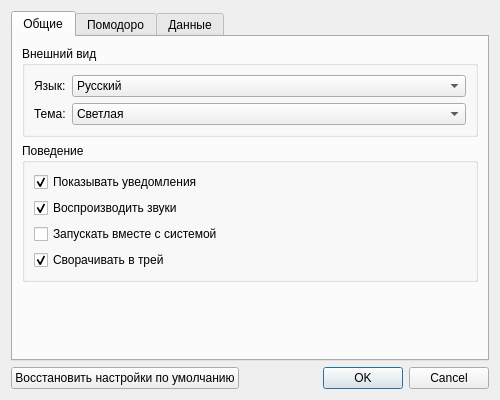
<?xml version="1.0" encoding="UTF-8"?>
<ui version="4.0">
 <class>SettingsDialog</class>
 <widget class="QDialog" name="SettingsDialog">
  <property name="geometry">
   <rect>
    <x>0</x>
    <y>0</y>
    <width>500</width>
    <height>400</height>
   </rect>
  </property>
  <property name="windowTitle">
   <string>Настройки</string>
  </property>
  <property name="windowIcon">
   <iconset resource="../resources/resources.qrc">
    <normaloff>:/icons/settings.png</normaloff>:/icons/settings.png</iconset>
  </property>
  <layout class="QVBoxLayout" name="verticalLayout">
   <item>
    <widget class="QTabWidget" name="tabWidget">
     <property name="currentIndex">
      <number>0</number>
     </property>
     <widget class="QWidget" name="generalTab">
      <attribute name="title">
       <string>Общие</string>
      </attribute>
      <layout class="QVBoxLayout" name="verticalLayout_2">
       <item>
        <widget class="QGroupBox" name="appearanceGroup">
         <property name="title">
          <string>Внешний вид</string>
         </property>
         <layout class="QFormLayout" name="formLayout">
          <item row="0" column="0">
           <widget class="QLabel" name="languageLabel">
            <property name="text">
             <string>Язык:</string>
            </property>
           </widget>
          </item>
          <item row="0" column="1">
           <widget class="QComboBox" name="languageComboBox">
            <item>
             <property name="text">
              <string>Русский</string>
             </property>
            </item>
            <item>
             <property name="text">
              <string>English</string>
             </property>
            </item>
           </widget>
          </item>
          <item row="1" column="0">
           <widget class="QLabel" name="themeLabel">
            <property name="text">
             <string>Тема:</string>
            </property>
           </widget>
          </item>
          <item row="1" column="1">
           <widget class="QComboBox" name="themeComboBox">
            <item>
             <property name="text">
              <string>Светлая</string>
             </property>
            </item>
            <item>
             <property name="text">
              <string>Тёмная</string>
             </property>
            </item>
           </widget>
          </item>
         </layout>
        </widget>
       </item>
       <item>
        <widget class="QGroupBox" name="behaviorGroup">
         <property name="title">
          <string>Поведение</string>
         </property>
         <layout class="QVBoxLayout" name="verticalLayout_3">
          <item>
           <widget class="QCheckBox" name="notificationsCheckBox">
            <property name="text">
             <string>Показывать уведомления</string>
            </property>
            <property name="checked">
             <bool>true</bool>
            </property>
           </widget>
          </item>
          <item>
           <widget class="QCheckBox" name="soundCheckBox">
            <property name="text">
             <string>Воспроизводить звуки</string>
            </property>
            <property name="checked">
             <bool>true</bool>
            </property>
           </widget>
          </item>
          <item>
           <widget class="QCheckBox" name="autoStartCheckBox">
            <property name="text">
             <string>Запускать вместе с системой</string>
            </property>
           </widget>
          </item>
          <item>
           <widget class="QCheckBox" name="minimizeToTrayCheckBox">
            <property name="text">
             <string>Сворачивать в трей</string>
            </property>
            <property name="checked">
             <bool>true</bool>
            </property>
           </widget>
          </item>
         </layout>
        </widget>
       </item>
       <item>
        <spacer name="verticalSpacer">
         <property name="orientation">
          <enum>Qt::Vertical</enum>
         </property>
         <property name="sizeHint" stdset="0">
          <size>
           <width>20</width>
           <height>40</height>
          </size>
         </property>
        </spacer>
       </item>
      </layout>
     </widget>
     <widget class="QWidget" name="pomodoroTab">
      <attribute name="title">
       <string>Помодоро</string>
      </attribute>
      <layout class="QVBoxLayout" name="verticalLayout_4">
       <item>
        <widget class="QGroupBox" name="timerSettingsGroup">
         <property name="title">
          <string>Настройки таймера</string>
         </property>
         <layout class="QFormLayout" name="formLayout_2">
          <item row="0" column="0">
           <widget class="QLabel" name="workDurationLabel">
            <property name="text">
             <string>Продолжительность работы (минуты):</string>
            </property>
           </widget>
          </item>
          <item row="0" column="1">
           <widget class="QSpinBox" name="workDurationSpinBox">
            <property name="minimum">
             <number>1</number>
            </property>
            <property name="maximum">
             <number>60</number>
            </property>
            <property name="value">
             <number>25</number>
            </property>
           </widget>
          </item>
          <item row="1" column="0">
           <widget class="QLabel" name="breakDurationLabel">
            <property name="text">
             <string>Продолжительность перерыва (минуты):</string>
            </property>
           </widget>
          </item>
          <item row="1" column="1">
           <widget class="QSpinBox" name="breakDurationSpinBox">
            <property name="minimum">
             <number>1</number>
            </property>
            <property name="maximum">
             <number>30</number>
            </property>
            <property name="value">
             <number>5</number>
            </property>
           </widget>
          </item>
          <item row="2" column="0">
           <widget class="QLabel" name="longBreakDurationLabel">
            <property name="text">
             <string>Продолжительность длинного перерыва (минуты):</string>
            </property>
           </widget>
          </item>
          <item row="2" column="1">
           <widget class="QSpinBox" name="longBreakDurationSpinBox">
            <property name="minimum">
             <number>1</number>
            </property>
            <property name="maximum">
             <number>60</number>
            </property>
            <property name="value">
             <number>15</number>
            </property>
           </widget>
          </item>
          <item row="3" column="0">
           <widget class="QLabel" name="sessionsBeforeLongBreakLabel">
            <property name="text">
             <string>Сессий перед длинным перерывом:</string>
            </property>
           </widget>
          </item>
          <item row="3" column="1">
           <widget class="QSpinBox" name="sessionsBeforeLongBreakSpinBox">
            <property name="minimum">
             <number>1</number>
            </property>
            <property name="maximum">
             <number>10</number>
            </property>
            <property name="value">
             <number>4</number>
            </property>
           </widget>
          </item>
         </layout>
        </widget>
       </item>
       <item>
        <widget class="QGroupBox" name="autoStartGroup">
         <property name="title">
          <string>Автоматический запуск</string>
         </property>
         <layout class="QVBoxLayout" name="verticalLayout_5">
          <item>
           <widget class="QCheckBox" name="autoStartBreakCheckBox">
            <property name="text">
             <string>Автоматически начинать перерывы</string>
            </property>
            <property name="checked">
             <bool>true</bool>
            </property>
           </widget>
          </item>
          <item>
           <widget class="QCheckBox" name="autoStartWorkCheckBox">
            <property name="text">
             <string>Автоматически начинать рабочие сессии</string>
            </property>
           </widget>
          </item>
         </layout>
        </widget>
       </item>
       <item>
        <spacer name="verticalSpacer_2">
         <property name="orientation">
          <enum>Qt::Vertical</enum>
         </property>
         <property name="sizeHint" stdset="0">
          <size>
           <width>20</width>
           <height>40</height>
          </size>
         </property>
        </spacer>
       </item>
      </layout>
     </widget>
     <widget class="QWidget" name="dataTab">
      <attribute name="title">
       <string>Данные</string>
      </attribute>
      <layout class="QVBoxLayout" name="verticalLayout_6">
       <item>
        <widget class="QGroupBox" name="dataLocationGroup">
         <property name="title">
          <string>Расположение данных</string>
         </property>
         <layout class="QHBoxLayout" name="horizontalLayout">
          <item>
           <widget class="QLabel" name="dataDirectoryLabel">
            <property name="text">
             <string>Директория данных:</string>
            </property>
           </widget>
          </item>
          <item>
           <widget class="QLineEdit" name="dataDirectoryEdit"/>
          </item>
          <item>
           <widget class="QPushButton" name="browseButton">
            <property name="text">
             <string>Обзор...</string>
            </property>
           </widget>
          </item>
         </layout>
        </widget>
       </item>
       <item>
        <widget class="QGroupBox" name="autoSaveGroup">
         <property name="title">
          <string>Автосохранение</string>
         </property>
         <layout class="QHBoxLayout" name="horizontalLayout_2">
          <item>
           <widget class="QCheckBox" name="autoSaveCheckBox">
            <property name="text">
             <string>Автосохранение</string>
            </property>
            <property name="checked">
             <bool>true</bool>
            </property>
           </widget>
          </item>
          <item>
           <widget class="QLabel" name="autoSaveIntervalLabel">
            <property name="text">
             <string>Интервал (минуты):</string>
            </property>
           </widget>
          </item>
          <item>
           <widget class="QSpinBox" name="autoSaveIntervalSpinBox">
            <property name="minimum">
             <number>1</number>
            </property>
            <property name="maximum">
             <number>60</number>
            </property>
            <property name="value">
             <number>5</number>
            </property>
           </widget>
          </item>
         </layout>
        </widget>
       </item>
       <item>
        <widget class="QGroupBox" name="backupGroup">
         <property name="title">
          <string>Резервное копирование</string>
         </property>
         <layout class="QHBoxLayout" name="horizontalLayout_3">
          <item>
           <widget class="QPushButton" name="backupButton">
            <property name="text">
             <string>Создать резервную копию</string>
            </property>
           </widget>
          </item>
          <item>
           <widget class="QPushButton" name="restoreButton">
            <property name="text">
             <string>Восстановить из резервной копии</string>
            </property>
           </widget>
          </item>
         </layout>
        </widget>
       </item>
       <item>
        <spacer name="verticalSpacer_3">
         <property name="orientation">
          <enum>Qt::Vertical</enum>
         </property>
         <property name="sizeHint" stdset="0">
          <size>
           <width>20</width>
           <height>40</height>
          </size>
         </property>
        </spacer>
       </item>
      </layout>
     </widget>
    </widget>
   </item>
   <item>
    <layout class="QHBoxLayout" name="buttonLayout">
     <item>
      <widget class="QPushButton" name="restoreDefaultsButton">
       <property name="text">
        <string>Восстановить настройки по умолчанию</string>
       </property>
      </widget>
     </item>
     <item>
      <widget class="QDialogButtonBox" name="buttonBox">
       <property name="orientation">
        <enum>Qt::Horizontal</enum>
       </property>
       <property name="standardButtons">
        <set>QDialogButtonBox::Cancel|QDialogButtonBox::Ok</set>
       </property>
      </widget>
     </item>
    </layout>
   </item>
  </layout>
 </widget>
 <resources>
  <include location="../resources/resources.qrc"/>
 </resources>
 <connections>
  <connection>
   <sender>buttonBox</sender>
   <signal>accepted()</signal>
   <receiver>SettingsDialog</receiver>
   <slot>accept()</slot>
   <hints>
    <hint type="sourcelabel">
     <x>248</x>
     <y>254</y>
    </hint>
    <hint type="destinationlabel">
     <x>157</x>
     <y>274</y>
    </hint>
   </hints>
  </connection>
  <connection>
   <sender>buttonBox</sender>
   <signal>rejected()</signal>
   <receiver>SettingsDialog</receiver>
   <slot>reject()</slot>
   <hints>
    <hint type="sourcelabel">
     <x>316</x>
     <y>260</y>
    </hint>
    <hint type="destinationlabel">
     <x>286</x>
     <y>274</y>
    </hint>
   </hints>
  </connection>
 </connections>
</ui>
